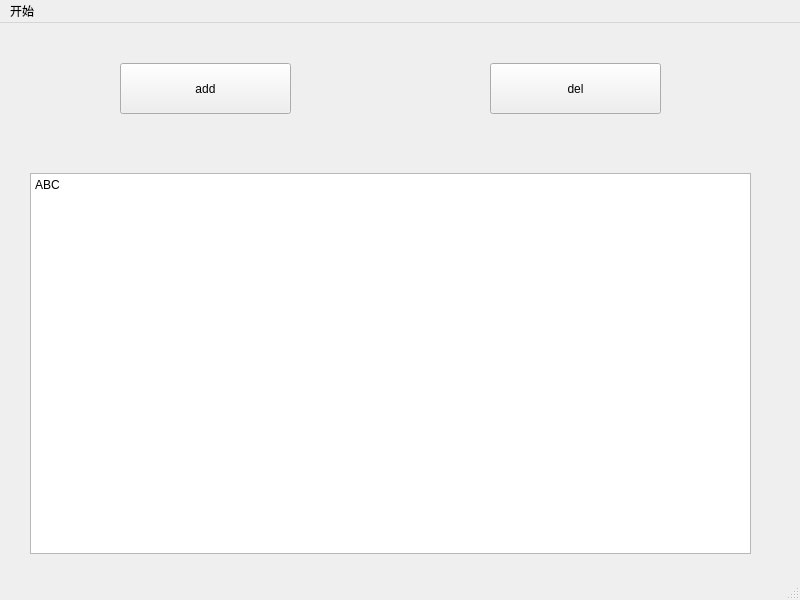
<?xml version="1.0" encoding="UTF-8"?>
<ui version="4.0">
 <class>MainWindow</class>
 <widget class="QMainWindow" name="MainWindow">
  <property name="geometry">
   <rect>
    <x>0</x>
    <y>0</y>
    <width>800</width>
    <height>600</height>
   </rect>
  </property>
  <property name="windowTitle">
   <string>数据部工具集</string>
  </property>
  <property name="windowIcon">
   <iconset>
    <normaloff>../icon/kuang-chi.png</normaloff>../icon/kuang-chi.png</iconset>
  </property>
  <widget class="QWidget" name="centralwidget">
   <widget class="QPushButton" name="pushButton">
    <property name="geometry">
     <rect>
      <x>120</x>
      <y>40</y>
      <width>171</width>
      <height>51</height>
     </rect>
    </property>
    <property name="text">
     <string>add</string>
    </property>
   </widget>
   <widget class="QPushButton" name="pushButton_2">
    <property name="geometry">
     <rect>
      <x>490</x>
      <y>40</y>
      <width>171</width>
      <height>51</height>
     </rect>
    </property>
    <property name="text">
     <string>del</string>
    </property>
   </widget>
   <widget class="QTextEdit" name="textEdit">
    <property name="geometry">
     <rect>
      <x>30</x>
      <y>150</y>
      <width>721</width>
      <height>381</height>
     </rect>
    </property>
    <property name="html">
     <string>&lt;!DOCTYPE HTML PUBLIC &quot;-//W3C//DTD HTML 4.0//EN&quot; &quot;http://www.w3.org/TR/REC-html40/strict.dtd&quot;&gt;
&lt;html&gt;&lt;head&gt;&lt;meta name=&quot;qrichtext&quot; content=&quot;1&quot; /&gt;&lt;style type=&quot;text/css&quot;&gt;
p, li { white-space: pre-wrap; }
&lt;/style&gt;&lt;/head&gt;&lt;body style=&quot; font-family:'SimSun'; font-size:9pt; font-weight:400; font-style:normal;&quot;&gt;
&lt;p style=&quot; margin-top:0px; margin-bottom:0px; margin-left:0px; margin-right:0px; -qt-block-indent:0; text-indent:0px;&quot;&gt;ABC&lt;/p&gt;&lt;/body&gt;&lt;/html&gt;</string>
    </property>
   </widget>
  </widget>
  <widget class="QMenuBar" name="menubar">
   <property name="geometry">
    <rect>
     <x>0</x>
     <y>0</y>
     <width>800</width>
     <height>26</height>
    </rect>
   </property>
   <widget class="QMenu" name="menu">
    <property name="title">
     <string>开始</string>
    </property>
   </widget>
   <addaction name="menu"/>
  </widget>
  <widget class="QStatusBar" name="statusbar"/>
 </widget>
 <resources/>
 <connections>
  <connection>
   <sender>pushButton</sender>
   <signal>clicked()</signal>
   <receiver>MainWindow</receiver>
   <slot>addtext()</slot>
   <hints>
    <hint type="sourcelabel">
     <x>198</x>
     <y>477</y>
    </hint>
    <hint type="destinationlabel">
     <x>257</x>
     <y>569</y>
    </hint>
   </hints>
  </connection>
 </connections>
 <slots>
  <slot>addtext()</slot>
 </slots>
</ui>
